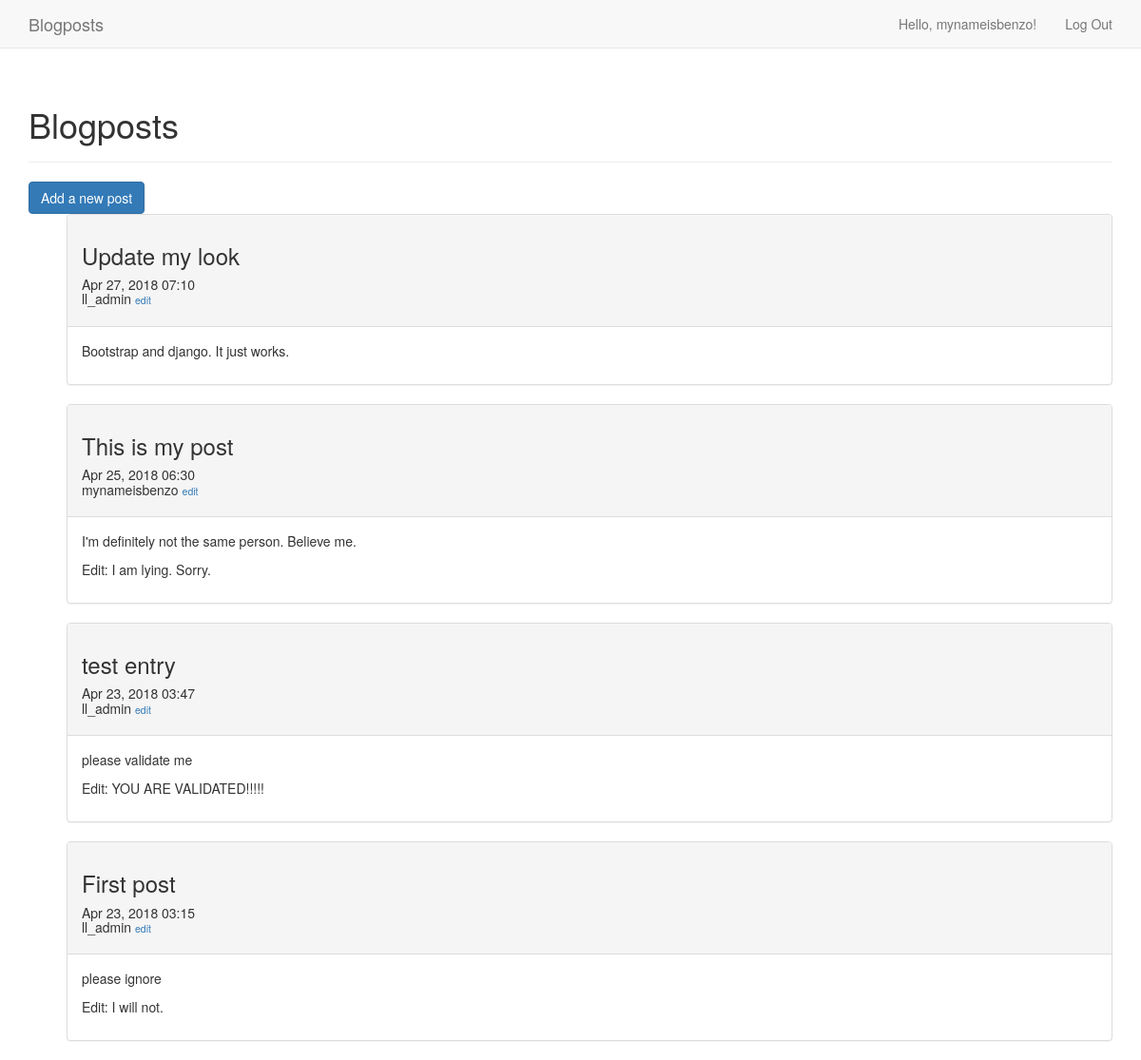
Screenshot of / (signed in) with the database file from the repository.
### blogs/models.py (models this page shows, shortened)
class BlogPost(models.Model):
	title = models.CharField(max_length=75)
	text = models.TextField()
	date_added = models.DateTimeField(auto_now_add=True)
	owner = models.ForeignKey(
		User,
		on_delete=models.CASCADE
	)
	class Meta:
		verbose_name_plural = 'blogposts'

### blogs/views.py (the view)
# urls.py: path('', views.index, name='index'),
def index(request):
	blogposts = BlogPost.objects.order_by('-date_added')
	context = {'blogposts': blogposts}
	return render(request, 'blogs/index.html', context)

### blogs/templates/blogs/index.html (shortened to what this page needs)
{% load bootstrap3 %}
<!DOCTYPE html>
<html lang="en">
	<head>
		{% bootstrap_css %}
	</head>
	<body>
		<nav class="navbar navbar-default navbar-static-top">
			<div class = "container">
				<div class="navbar-header">
					<a class="navbar-brand" href="{% url 'index' %}">
						Blogposts
					</a>
				</div>
				<div id="navbar" class="navbar-collapse collapse">
					<ul class="nav navbar-nav navbar-right">
						{% if user.is_authenticated %}
						<li>
							<a>Hello, {{ user.username }}!</a>
						</li>
						<li>
							<a href="{% url 'logout' %}">
								Log Out
							</a>
						</li>
						{% endif %}
					</ul>
				</div>
			</div>
		</nav>
		<div class="container">
			<div class="page-header">
				{% block header %}
				<h1>
					Blogposts
				</h1>
				{% endblock header %}
			</div>
			<div>
				{% block content %}
				<form action="{% url 'new_post' %}" method='post' class='form'>
					{% buttons %}
					<button ="{% url 'new_post' %}" class="btn btn-primary">
						Add a new post
					</button>
					{% endbuttons %}
				</form>
				<ul>
					{% for post in blogposts %}
						<div class = "panel panel-default">
							<div class="panel-heading">
								<h3>
									{{ post.title|linebreaks }}
								</h3>
								<h5>
									{{ post.date_added|date:'M d, Y H:i' }}
									<br/>
									{{ post.owner }}
									<small>
										<a href="{% url 'edit_post' post.id %}">
											edit
										</a>
									</small>
								</h5>
							</div>
							<div class="panel-body">
								{{ post.text|linebreaks }}
							</div>
						</div>
					{% empty %}
						There are no entries yet!
					{% endfor %}
				</ul>
				{% endblock content %}
			</div>
		</div>
	</body>
</html>

### rows the page displays
BlogPost: title "Update my look", date_added "Apr 27, 2018 07:10", owner "ll_admin", text "Bootstrap and django. It just works."
BlogPost: title "This is my post", date_added "Apr 25, 2018 06:30", owner "mynameisbenzo", text "I'm definitely not the same person. Believe me. Edit: I am lying. Sorry."
BlogPost: title "test entry", date_added "Apr 23, 2018 03:47", owner "ll_admin", text "please validate me Edit: YOU ARE VALIDATED!!!!!"
BlogPost: title "First post", date_added "Apr 23, 2018 03:15", owner "ll_admin", text "please ignore Edit: I will not."

### other values shown
{{ user.username }} "mynameisbenzo"
